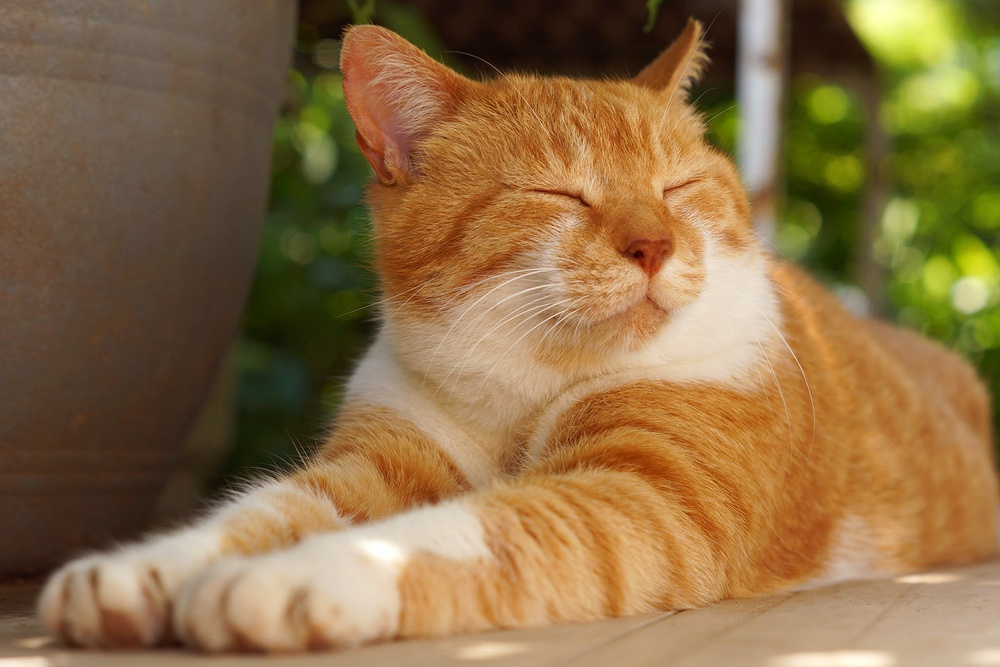
#> input picture MCMC/Images/cat.jpg, 1000 x 667 px, shrunk from 1800 x 1200 before the run
$ python 'Images processing.py'
#> lines starting #> are read from the running program, lines starting #| are printed output that depends on the picture; after the words box and inside, x2 and y2 are one past the last pixel; in counts of white or black regions, pixels touching at a corner belong together
from PIL import Image
from matplotlib import image
from matplotlib import pyplot
import cv2
import numpy as np


def dimensions(image):
    return image.shape


def efficient_way_to_read_images():
    data = image.imread('Images/bw_cat.png')  # a big matrix with zeros and ones. 0 is black, 1 corresponds to white
    # summarize shape of the pixel array
    print(data.dtype)
    print(data.shape)  # dimensionality
    # display the array of pixels as an image
    pyplot.imshow(data)
    pyplot.show()


# Convert a colored image to a monochrome image using Pillow library
def convert_to_monochrome(image_path):
    im = Image.open(image_path).convert('RGB')
    im = im.convert('1')  # convert image to black & white
    new_image_path = image_path[:-4] + '_bw' + image_path[-4:]  # add _bw suffix and save format
    im.save(new_image_path)
    # pixels = im.getdata()  # 0 is black, 255 is white
    # to-do: substitute 255 to 1


# Convert a colored image to black & white and greyscale images using OpenCV library. Show them in new windows
def convert_to_bw_and_greyscale(image_path):
#> called with image_path = 'Images/cat.jpg'
    original_image = cv2.imread(image_path)
#> original_image is the input picture: shape (667, 1000, 3); mean B, G, R 69.4, 110.1, 139.3
    gray_image = cv2.cvtColor(original_image, cv2.COLOR_BGR2GRAY)
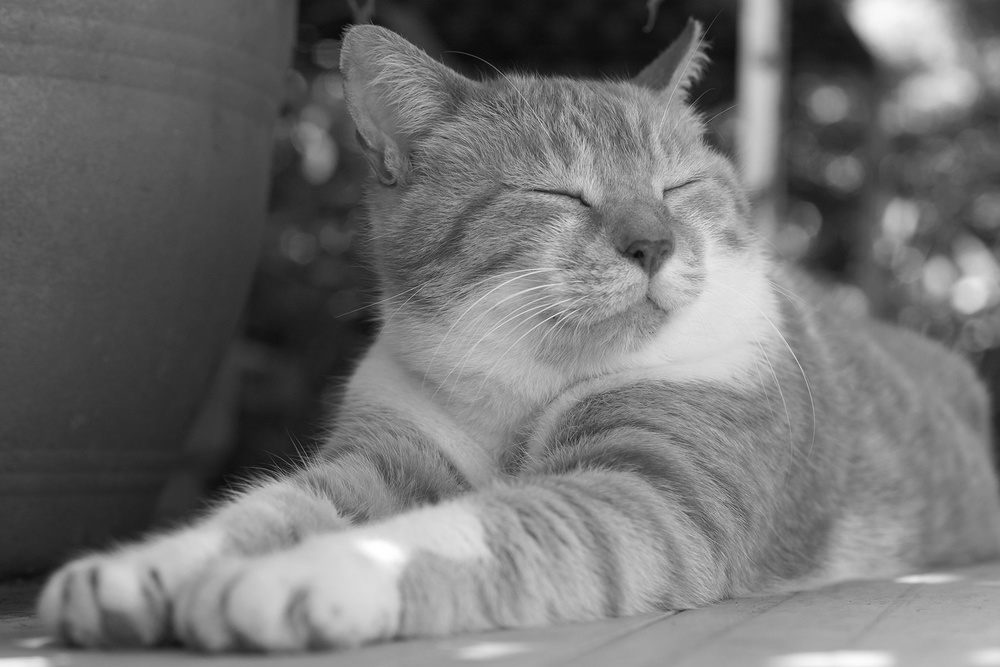
#> gray_image: shape (667, 1000); min 7, max 255, mean 114.2
    (thresh, black_and_white_image) = cv2.threshold(gray_image, 127, 255, cv2.THRESH_BINARY)
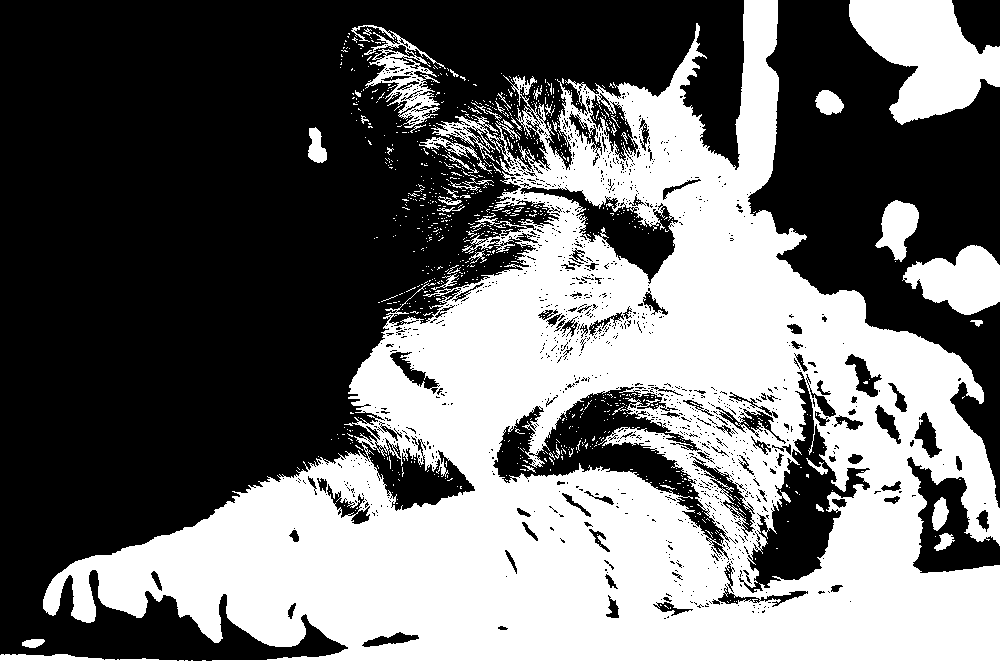
#> black_and_white_image: shape (667, 1000); 43.9% white; 933 white regions (884 under 20 px), largest, box (x1, y1, x2, y2) and area: (0, 0, 1000, 667) 266730, (849, 0, 1000, 125) 11187, (902, 245, 1000, 315) 4338
    im_titles = ('Black white image', 'Original image', 'Gray image')
    images = (black_and_white_image, original_image, gray_image)
    for title, image in zip(im_titles, images):
        open_image_in_window(title, image)
#> this loop made 3 passes
#> title on passes 1 to 3: 'Black white image', 'Original image', 'Gray image'
    # saving
    filename = image_path[7:-4] # slice only image title (without 'Images' directory and the format)
    save_image(filename + '_bw', black_and_white_image)
    cv2.waitKey(0)
    cv2.destroyAllWindows()

# Save image using OpenCV library
def save_image(filename, image):
    cv2.imwrite('Images/' + filename + '.png', image)

def open_image_in_window(title, image):
    cv2.imshow(title, image)

if __name__ == '__main__':
    # efficient_way_to_read_images()
    convert_to_bw_and_greyscale('Images/cat.jpg')


def convert_to_monochrome():
    '''
    im = Image.open('cat.jpg').convert('RGB')
    im = im.convert('1')  # convert image to black and white
    im.save('bw_cat.png')
    '''
    im = Image.open('bw_cat.png')
    pixels = im.getdata()  # 0 is black, 255 is white
    # to-do: substitute 255 to 1

    # write pixels into a matrix that will be comfortable to work with
    for i, pix in zip(range(len(pixels)), pixels):
        # print(i, pix)
        if pix == 255:
            pixels[i] = 1  # exception!
    for i, pix in zip(range(len(pixels)), pixels):
        print(i, pix)
        if i == 20:
            break
